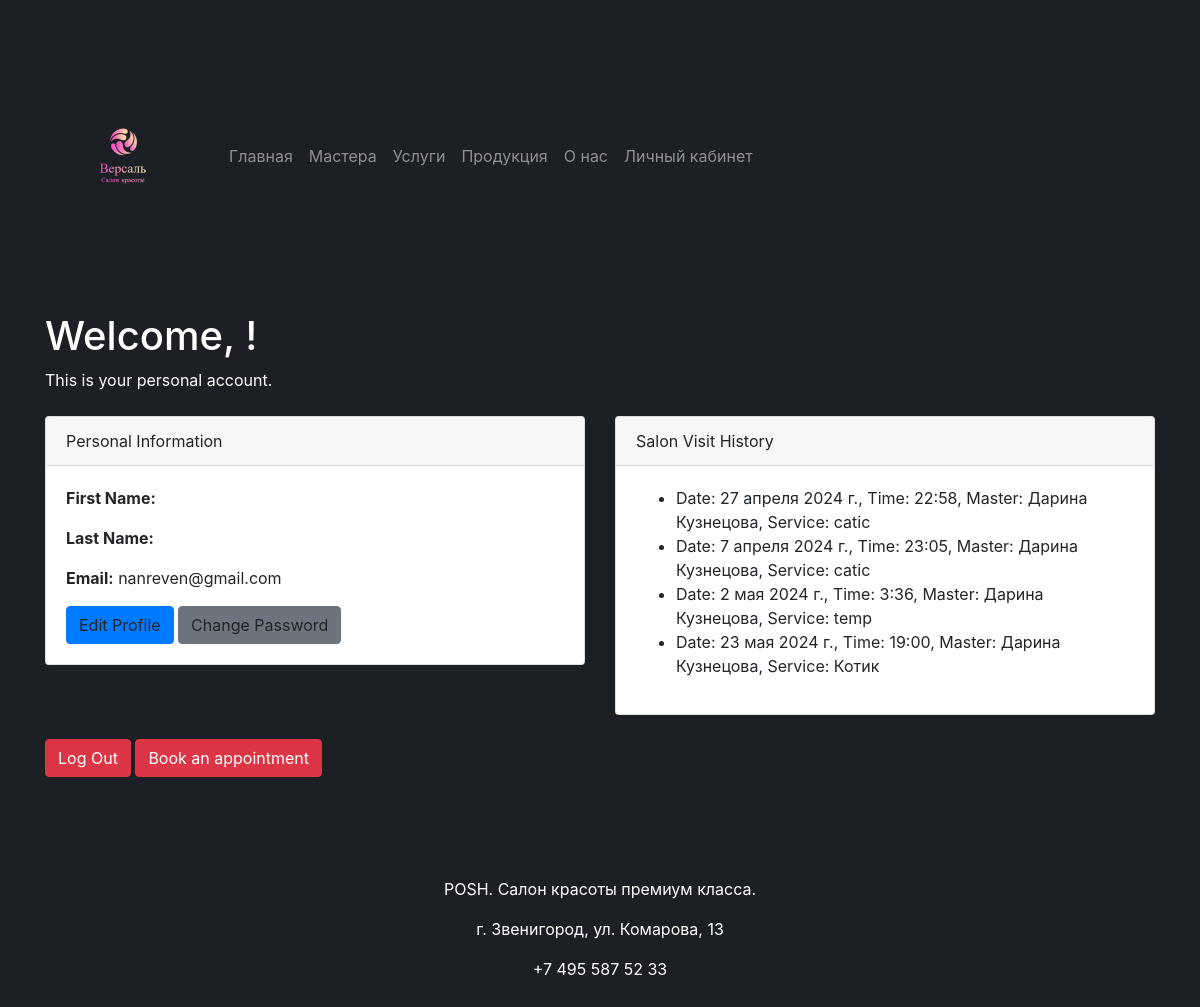
The page /account/ (signed in) on the database as committed earlier.
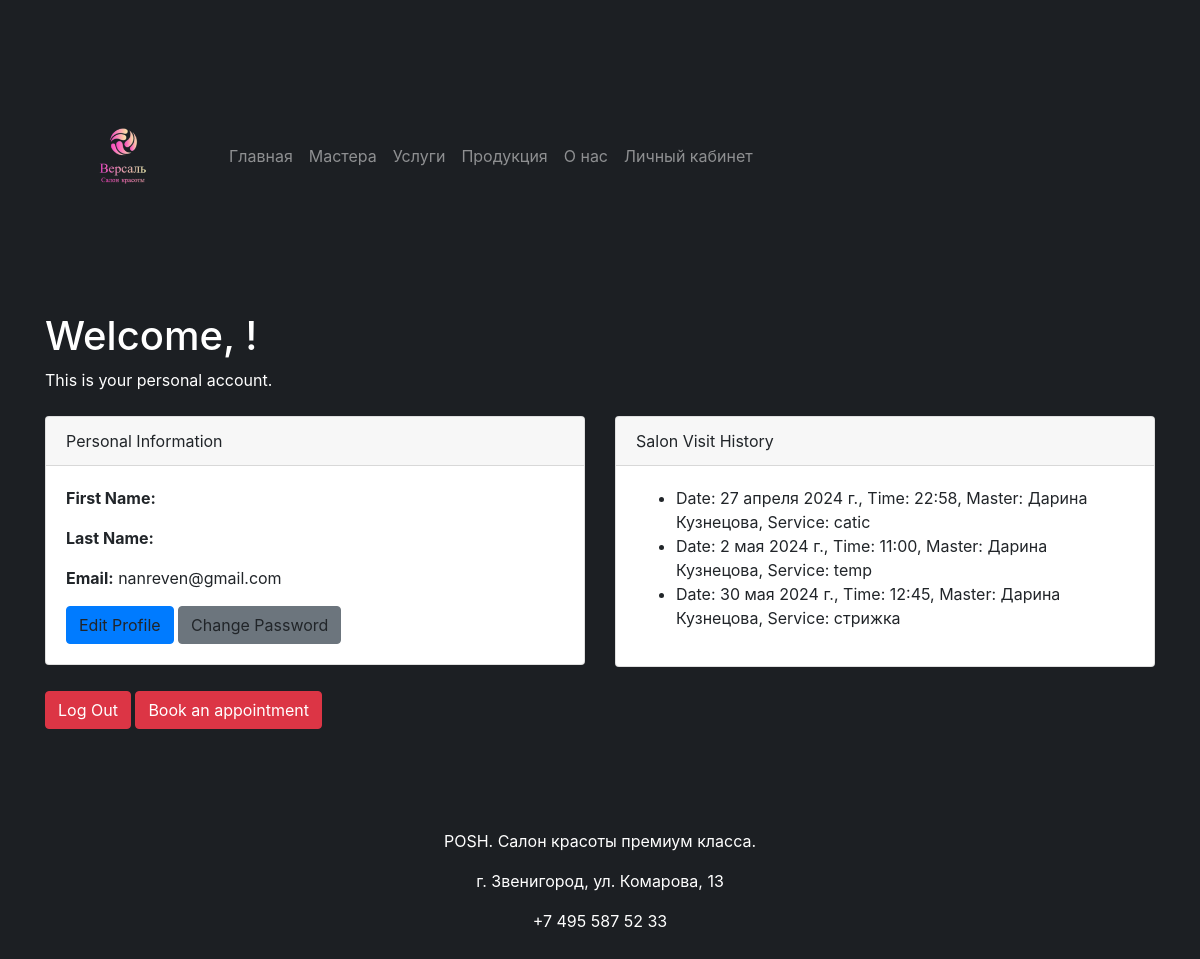
The same page on the database as committed later.
### main/models.py (models this page shows, shortened)
class Appointments(models.Model):
    class AppointmentStatus(models.TextChoices):
        DECLINED = '0', 'Отклонено'
        ACCEPTED = '1', 'Принято'
        WAITING = '2', 'Ожидает ответ'
    date = models.DateField(verbose_name='Дата')
    time = models.TimeField(verbose_name='Время начала')
    master = models.ForeignKey(Masters, on_delete=models.DO_NOTHING, verbose_name='Мастер')
    user = models.ForeignKey(Users, on_delete=models.DO_NOTHING, verbose_name='Посетитель')
    service = models.ForeignKey(Services, on_delete=models.DO_NOTHING, verbose_name='Услуга')
    status = models.CharField(verbose_name='Статус заявки', max_length=20,
                              choices=AppointmentStatus.choices, default=AppointmentStatus.WAITING)
    class Meta:
        verbose_name = 'Назначение'
        verbose_name_plural = 'Назначения'

### masters/models.py (models this page shows, shortened)
class Masters(models.Model):
    user: Users = models.OneToOneField(Users, on_delete=models.CASCADE, verbose_name='Пользователь')
    position = models.ForeignKey(Position,  on_delete=models.PROTECT, verbose_name='Должность')
    short_description = models.CharField(verbose_name='Краткая информация', max_length=200)
    full_description = models.TextField(verbose_name='Полная информация')
    photo = models.ImageField(verbose_name='Фотография', upload_to='images/')
    admission_date = models.DateField(verbose_name='Дата приема', auto_now_add=True)
    rating = models.PositiveIntegerField(verbose_name='Рейтинг', null=True, blank=True, default=0)
    salary = models.DecimalField(verbose_name='Зарплата', max_digits=8, decimal_places=2)
    slug = models.SlugField(verbose_name='URL', max_length=50, unique=True, db_index=True, blank=True)
    def __str__(self):
        return f"{self.user.first_name} {self.user.last_name}"
    class Meta:
        verbose_name = 'Мастер'
        verbose_name_plural = 'Мастера'

class Users(AbstractUser):
    username = None
    email = models.EmailField(verbose_name='Почта', max_length=50, unique=True, db_index=True)
    phone_number = models.CharField(verbose_name='Номер телефона', max_length=20, unique=True)
    is_customer = models.BooleanField(verbose_name='Клиент', default=True, help_text='Уберите отметку, '
                                                                        'если пользователь является сотрудником салона')
    USERNAME_FIELD = 'email'
    REQUIRED_FIELDS = []
    objects = UserManager()
    class Meta:
        verbose_name = 'Пользователь'
        verbose_name_plural = 'Пользователи'

### services/models.py (models this page shows)
class Services(models.Model):
    title = models.CharField(verbose_name='Название', max_length=20)
    category = models.ForeignKey(Categories, on_delete=models.PROTECT, null=True, verbose_name='Категория')
    description = models.TextField(verbose_name='Описание')
    duration = models.TimeField(verbose_name='Длительность')
    cost = models.DecimalField(verbose_name='Стоимость', max_digits=5, decimal_places=0)
    photo = models.ImageField(verbose_name='Фотография', upload_to='images/')
    slug = models.SlugField(verbose_name='URL', max_length=255, unique=True, db_index=True)
    def __str__(self):
        return self.title
    class Meta:
        verbose_name = 'Услуга'
        verbose_name_plural = 'Услуги'

### main/views.py (the view)
# urls.py: path('account/', views.account, name='account'),
@login_required
def account(request):
    if request.user.is_customer:
        user_bookings = Appointments.objects.filter(user=request.user)
        return render(request, 'main/user_account.html', {'user_bookings': user_bookings})
    else:
        master = Masters.objects.filter(user=request.user)[0]
        master_bookings = Appointments.objects.filter(master=master)
        return render(request, 'main/master_account.html', {'master_bookings': master_bookings})

### main/templates/main/user_account.html (shortened to what this page needs)
{% extends 'main/main_layout.html' %}
{% block content %}
<div class="container">
    <h1 class="text-white">Welcome, {{ user.first_name }}!</h1>
    <p class="text-white">This is your personal account.</p>
    <div class="row mt-4">
        <div class="col-md-6">
            <div class="card">
                <div class="card-header">
                    Personal Information
                </div>
                <div class="card-body">
                    <p><strong>First Name:</strong> {{ user.first_name }}</p>
                    <p><strong>Last Name:</strong> {{ user.last_name }}</p>
                    <p><strong>Email:</strong> {{ user.email }}</p>
                    <a class="btn btn-primary">Edit Profile</a>
                    <a class="btn btn-secondary">Change Password</a>
                </div>
            </div>
        </div>
        <div class="col-md-6">
            <div class="card">
                <div class="card-header">
                    Salon Visit History
                </div>
                <div class="card-body">
                    {% if user_bookings %}
                        <ul>
                            {% for booking in user_bookings %}
                                <li>Date: {{ booking.date }}, Time: {{ booking.time }}, Master: {{ booking.master }}, Service: {{ booking.service }}</li>
                            {% endfor %}
                        </ul>
                    {% else %}
                        <p>No salon visit history available.</p>
                    {% endif %}
                        </div>
            </div>
        </div>
    </div>
    <div class="row mt-4">
        <div class="col-md-12">
            <a href="{% url 'logout' %}" class="btn btn-danger">Log Out</a>
            <a href="{% url 'booking' %}" class="btn btn-danger">Book an appointment</a>
        </div>
    </div>
</div>
{% endblock %}

Rows that differ between the two databases and show on the page:
removed Appointments: date "7 апреля 2024 г.", time "23:05", master "Дарина Кузнецова", service "catic"
removed Appointments: date "23 мая 2024 г.", time "19:00", master "Дарина Кузнецова", service "Котик"
changed Appointments "2 мая 2024 г.": time "3:36" → "11:00"
added Appointments: date "30 мая 2024 г.", time "12:45", master "Дарина Кузнецова", service "стрижка"
